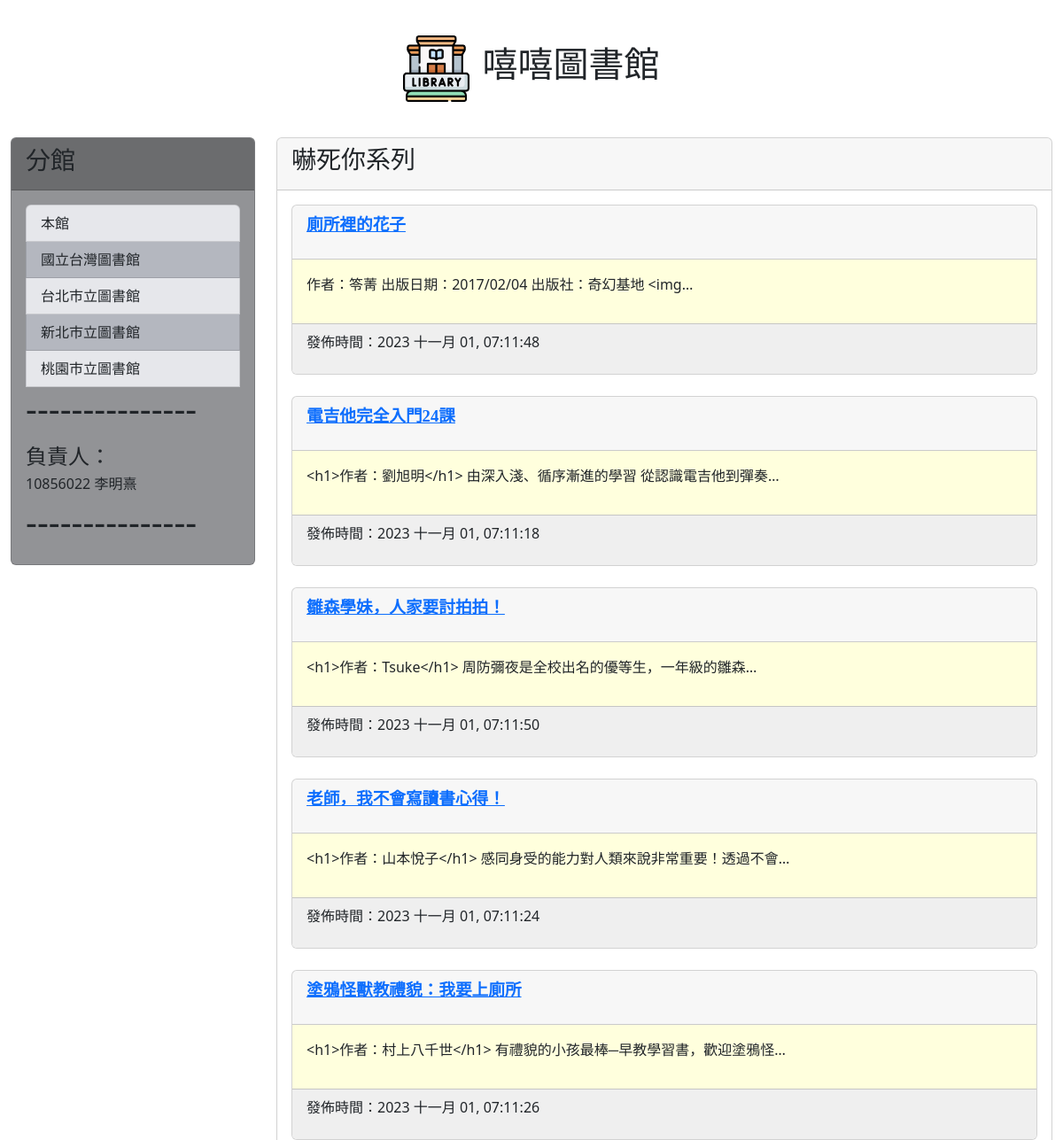
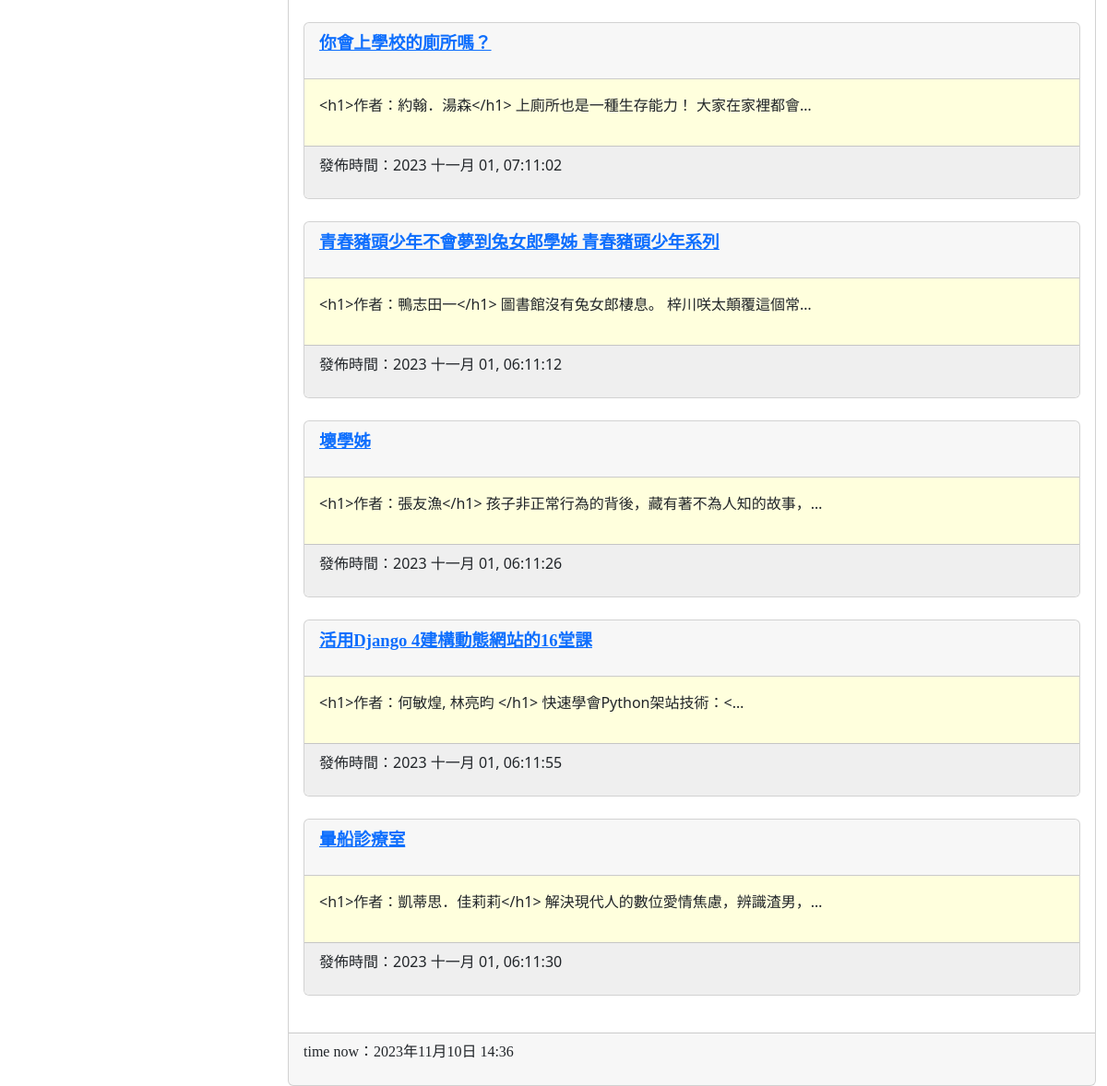
The page / on the database its author committed (2 pictures, top to bottom).
### mysite/models.py (models this page shows, shortened)
class Post(models.Model):
    title = models.CharField(max_length=200)
    slug = models.CharField(max_length=200)
    body = models.TextField()
    pub_date = models.DateTimeField(auto_now_add=True)
    class Meta:
        ordering = ('-pub_date',)

### mysite/views.py (the view)
# urls.py: path('',mv.homepage,name="homepage"),
def homepage(request):
    posts = Post.objects.all()
    now = datetime.now()
    return render(request, 'index.html' , locals())

### template/index.html (shortened to what this page needs)
{% extends 'base.html' %}
{% block headmessage %} <h3 style='font-family:標楷體;' style='background-color:#F3EEEA'>嚇死你系列 </a>{% endblock %}
{% block content %}
{% for post in posts %}
<div class='card'>
    <div class='card-header'>
        <p style='font-family:微軟正黑體;font-size:14pt;font-weight:bold;'>
            <a href='/post/{{post.slug}}'>{{ post.title }}</a>
        </p>
    </div>
    <div class='card-body' style='background-color:#ffffdd'>
        <p>
           {{ post.body | truncatechars:40 }}
        </p>
    </div>
    <div class='card-footer'  style='background-color:#efefef'>
        <p>
            發佈時間：{{ post.pub_date | date:"Y M d, h:m:s"}}
        </p>
    </div>
</div>
<br>
{% endfor %}
{% endblock %}

### template/base.html (shortened to what this page needs)
<!DOCTYPE html>
<html>
    <head>
        <link href="https://cdn.jsdelivr.net/npm/bootstrap@5.2.2/dist/css/bootstrap.min.css" rel="stylesheet">
    </head>
    <body>
        <div class="container-fluid">
            {% include 'header.html' %}
            <div class="row">
                <div class="col-sm-3 col-md-3">
                    <div class="card" style="background-color: #929396;">
                        <div class="card-header" style="background-color: #6B6C6E;" >
                            <h3>分館</h3>
                        </div>
                        <div class="card-body" >
                            <div class="list-group">
                                <a href="/" class="list-group-item" style="background-color: #E6E7EB;">本館</a>
                                <a href="https://www.ntl.edu.tw/" class="list-group-item" style="background-color: #B4B7BF;">國立台灣圖書館</a>
                                <a href="https://tpml.gov.taipei/" class="list-group-item" style="background-color: #E6E7EB;">台北市立圖書館</a>
                                <a href="https://www.library.ntpc.gov.tw/" class="list-group-item" style="background-color: #B4B7BF;">新北市立圖書館</a>
                                <a href="https://webpac.typl.gov.tw/" class="list-group-item" style="background-color: #E6E7EB;">桃園市立圖書館</a>
                                <h1>---------------<h1>
                                <h4>負責人：</h4>
                                <h6>10856022 李明熹</h6>
                                <h1>---------------</h1>
                            </div>
                        </div>
                    </div>
                </div>
                <div class="col-sm-9 col-md-9">
                    <div class="card">
                        <div class="card-header">
                            {% block headmessage %}
                            {% endblock %}
                        </div>
                        <div class="card-body">
                            {% block content %} {% endblock %}
                        </div>
                        <div class="card-footer">
                            {% include 'footer.html' %}
                        </div>
                    </div>
                </div>
            </div>
        </div>
    </body>
</html>

### template/header.html
{%  load static %}
<div class ='well' style="text-align: center; padding: 40px;">
    <img src="{% static "logo.png" %}" height="75" width="75" style="display: inline-block; vertical-align: middle; margin-right: 10px;">
    <h1 style="font-family: 微軟正黑體; display: inline-block; vertical-align: middle; ">嘻嘻圖書館</h1>
</div>

### template/footer.html
{% block footer %}
    {% if now %}
    <p style='font-family:微軟正黑體;'>time now：{{ now }}</p>
    {% else %}
    <p style='font-family:微軟正黑體;'>本文內容取自網路...請勿轉傳！</p>
    {% endif %}
{% endblock %}

### rows shown on the page
Post: title "廁所裡的花子", body "作者：笭菁 出版日期：2017/02/04 出版社：奇幻基地 <img…", pub_date "2023 十一月 01, 07:11:48"
Post: title "電吉他完全入門24課", body "<h1>作者：劉旭明</h1> 由深入淺、循序漸進的學習 從認識電吉他到彈奏…", pub_date "2023 十一月 01, 07:11:18"
Post: title "雛森學妹，人家要討拍拍！", body "<h1>作者：Tsuke</h1> 周防彌夜是全校出名的優等生，一年級的雛森…", pub_date "2023 十一月 01, 07:11:50"
Post: title "老師，我不會寫讀書心得！", body "<h1>作者：山本悅子</h1> 感同身受的能力對人類來說非常重要！透過不會…", pub_date "2023 十一月 01, 07:11:24"
Post: title "塗鴉怪獸教禮貌：我要上廁所", body "<h1>作者：村上八千世</h1> 有禮貌的小孩最棒─早教學習書，歡迎塗鴉怪…", pub_date "2023 十一月 01, 07:11:26"
Post: title "你會上學校的廁所嗎？", body "<h1>作者：約翰．湯森</h1> 上廁所也是一種生存能力！ 大家在家裡都會…", pub_date "2023 十一月 01, 07:11:02"
Post: title "青春豬頭少年不會夢到兔女郎學姊 青春豬頭少年系列", body "<h1>作者：鴨志田一</h1> 圖書館沒有兔女郎棲息。 梓川咲太顛覆這個常…", pub_date "2023 十一月 01, 06:11:12"
Post: title "壞學姊", body "<h1>作者：張友漁</h1> 孩子非正常行為的背後，藏有著不為人知的故事，…", pub_date "2023 十一月 01, 06:11:26"
Post: title "活用Django 4建構動態網站的16堂課", body "<h1>作者：何敏煌, 林亮昀 </h1> 快速學會Python架站技術：<…", pub_date "2023 十一月 01, 06:11:55"
Post: title "暈船診療室", body "<h1>作者：凱蒂思．佳莉莉</h1> 解決現代人的數位愛情焦慮，辨識渣男，…", pub_date "2023 十一月 01, 06:11:30"
